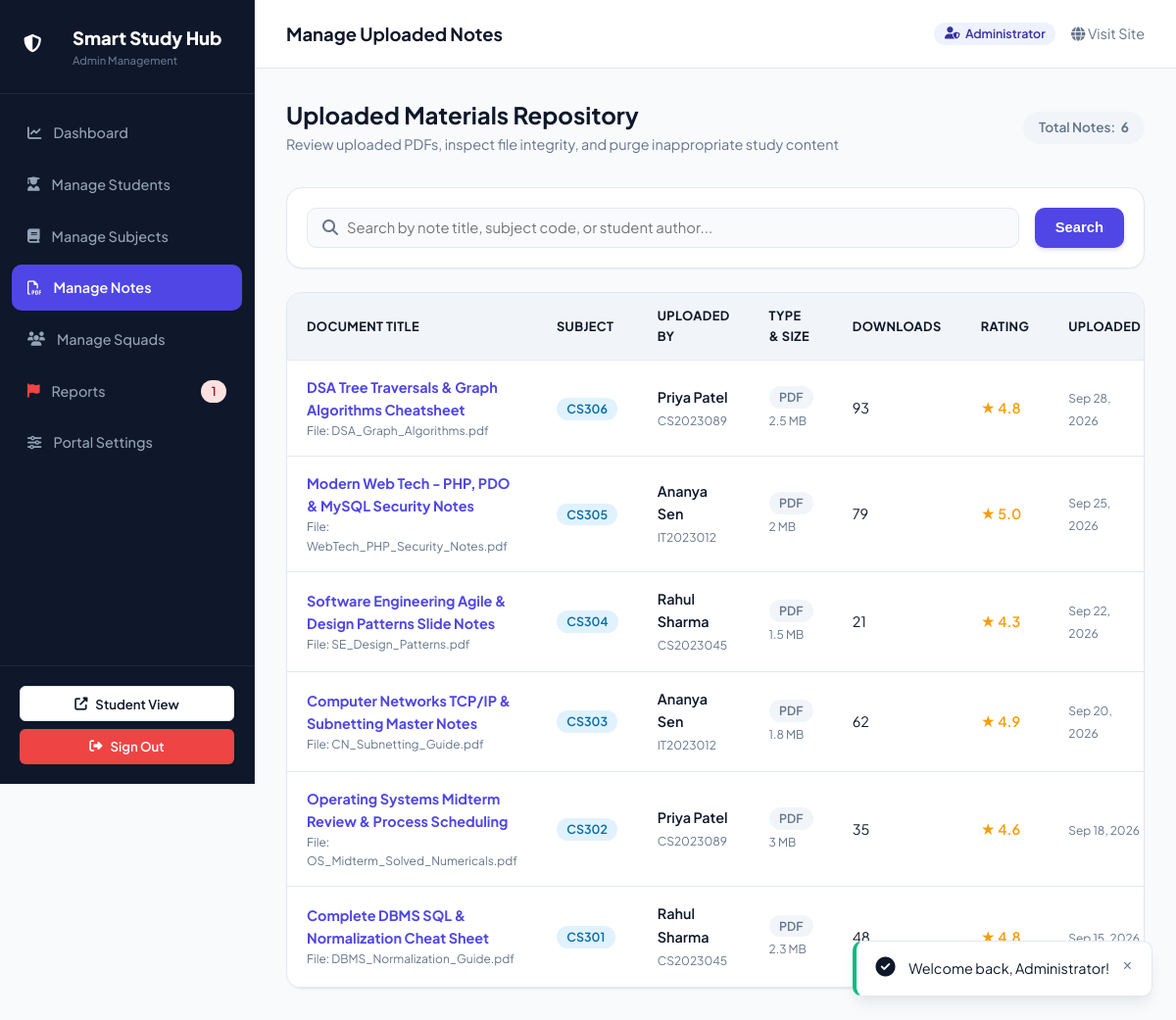
Page /admin/notes.php (signed in) on the committed database.
### tables this page shows
CREATE TABLE IF NOT EXISTS `notes` (
  `id` INT AUTO_INCREMENT PRIMARY KEY,
  `user_id` INT NOT NULL,
  `subject_id` INT NOT NULL,
  `title` VARCHAR(200) NOT NULL,
  `description` TEXT,
  `tags` VARCHAR(255) DEFAULT NULL,
  `file_name` VARCHAR(255) NOT NULL,
  `file_path` VARCHAR(255) NOT NULL,
  `file_type` VARCHAR(50) NOT NULL,
  `file_size` INT NOT NULL,
  `downloads` INT DEFAULT 0,
  `average_rating` DECIMAL(3,2) DEFAULT 0.00,
  `created_at` TIMESTAMP DEFAULT CURRENT_TIMESTAMP,
  INDEX (`user_id`),
  INDEX (`subject_id`),
  CONSTRAINT `fk_notes_user` FOREIGN KEY (`user_id`) REFERENCES `users` (`id`) ON DELETE CASCADE,
  CONSTRAINT `fk_notes_subject` FOREIGN KEY (`subject_id`) REFERENCES `subjects` (`id`) ON DELETE CASCADE
);

CREATE TABLE IF NOT EXISTS `subjects` (
  `id` INT AUTO_INCREMENT PRIMARY KEY,
  `subject_code` VARCHAR(20) NOT NULL UNIQUE,
  `subject_name` VARCHAR(150) NOT NULL,
  `department` VARCHAR(100) NOT NULL,
  `semester` VARCHAR(20) NOT NULL,
  `description` TEXT,
  `created_at` TIMESTAMP DEFAULT CURRENT_TIMESTAMP
);

CREATE TABLE IF NOT EXISTS `users` (
  `id` INT AUTO_INCREMENT PRIMARY KEY,
  `name` VARCHAR(100) NOT NULL,
  `email` VARCHAR(150) NOT NULL UNIQUE,
  `student_id` VARCHAR(50) NOT NULL,
  `department` VARCHAR(100) NOT NULL,
  `semester` VARCHAR(20) NOT NULL,
  `password` VARCHAR(255) NOT NULL,
  `role` ENUM('student', 'admin') DEFAULT 'student',
  `profile_image` VARCHAR(255) DEFAULT 'default_avatar.png',
  `bio` TEXT DEFAULT NULL,
  `status` ENUM('active', 'suspended') DEFAULT 'active',
  `created_at` TIMESTAMP DEFAULT CURRENT_TIMESTAMP
);

### includes/functions.php (called while the page is built, shortened)
<?php
function e(?string $string): string {
    return htmlspecialchars($string ?? '', ENT_QUOTES, 'UTF-8');
}
function formatBytes(int $bytes, int $precision = 1): string {
    $units = ['B', 'KB', 'MB', 'GB', 'TB'];
    $bytes = max($bytes, 0);
    $pow = floor(($bytes ? log($bytes) : 0) / log(1024));
    $pow = min($pow, count($units) - 1);
    $bytes /= (1 << (10 * $pow));
    return round($bytes, $precision) . ' ' . $units[$pow];
}

### admin/notes.php (the view, shortened to what this page needs)
<?php
require_once __DIR__ . '/../includes/functions.php';
require_once __DIR__ . '/header.php';
$pdo = getDBConnection();
$search = trim($_GET['q'] ?? '');
$sql = "
    SELECT n.*, s.subject_code, s.subject_name, u.name as author_name, u.student_id as author_student_id
    FROM notes n
    JOIN subjects s ON n.subject_id = s.id
    JOIN users u ON n.user_id = u.id
    WHERE 1=1
";
$params = [];
$sql .= " ORDER BY n.created_at DESC";
$stmt = $pdo->prepare($sql);
$stmt->execute($params);
$notes = $stmt->fetchAll();
?>
<div style="display: flex; justify-content: space-between; align-items: center; margin-bottom: 2rem;">
    <div>
        <h2 style="font-size: 1.5rem; margin-bottom: 0.25rem;">Uploaded Materials Repository</h2>
        <p class="text-muted" style="font-size: 0.9rem;">Review uploaded PDFs, inspect file integrity, and purge inappropriate study content</p>
    </div>
    <span class="badge badge-neutral" style="padding: 0.5rem 1rem; font-size: 0.85rem;">
        Total Notes: <strong><?= count($notes) ?></strong>
    </span>
</div>
<div class="filter-bar" style="margin-bottom: 1.5rem;">
    <form method="GET" action="<?= BASE_URL ?>/admin/notes.php" style="width: 100%; display: flex; gap: 1rem;">
        <div class="search-input-wrap">
            <i class="fas fa-search"></i>
            <input type="text" name="q" class="search-input" placeholder="Search by note title, subject code, or student author..." value="<?= e($search) ?>">
        </div>
        <button type="submit" class="btn btn-primary">Search</button>
    </form>
</div>
<div class="table-responsive">
    <table class="admin-table">
        <thead>
            <tr>
                <th>Document Title</th>
                <th>Subject</th>
                <th>Uploaded By</th>
                <th>Type & Size</th>
                <th>Downloads</th>
                <th>Rating</th>
                <th>Uploaded</th>
            </tr>
        </thead>
        <tbody>
            <?php if (empty($notes)): ?>
                <tr>
                    <td colspan="8" style="text-align: center; padding: 3rem;" class="text-muted">
                        No notes found matching your search.
                    </td>
                </tr>
            <?php else: ?>
                <?php foreach ($notes as $n): ?>
                    <tr>
                        <td>
                            <div class="font-bold">
                                <a href="<?= BASE_URL ?>/note_details.php?id=<?= $n['id'] ?>" target="_blank"><?= e($n['title']) ?></a>
                            </div>
                            <div class="text-muted" style="font-size: 0.75rem;">
                                File: <?= e($n['file_name']) ?>
                            </div>
                        </td>
                        <td>
                            <span class="badge badge-secondary"><?= e($n['subject_code']) ?></span>
                        </td>
                        <td>
                            <div class="font-semibold"><?= e($n['author_name']) ?></div>
                            <small class="text-muted"><?= e($n['author_student_id']) ?></small>
                        </td>
                        <td>
                            <span class="badge badge-neutral"><?= strtoupper(e($n['file_type'])) ?></span>
                            <small class="text-muted"><?= formatBytes((int)$n['file_size']) ?></small>
                        </td>
                        <td><?= $n['downloads'] ?></td>
                        <td>
                            <span class="text-warning font-semibold">★ <?= number_format((float)$n['average_rating'], 1) ?></span>
                        </td>
                        <td><small class="text-muted"><?= date('M d, Y', strtotime($n['created_at'])) ?></small></td>
                    </tr>
                <?php endforeach; ?>
            <?php endif; ?>
        </tbody>
    </table>
</div>
<?php require_once __DIR__ . '/footer.php'; ?>

### assets/css/style.css (style rules this page uses)
:root { --primary: #4f46e5; --primary-hover: #4338ca; --primary-light: #eef2ff; --primary-dark: #3730a3; --secondary: #0ea5e9; --secondary-light: #e0f2fe; --accent: #10b981; --accent-light: #ecfdf5; --warning: #f59e0b; --warning-light: #fef3c7; --danger: #ef4444; --danger-light: #fee2e2; --bg-main: #f8fafc; --bg-card: #ffffff; --bg-subtle: #f1f5f9; --border: #e2e8f0; --border-focus: #818cf8; --text-main: #0f172a; --text-muted: #64748b; --text-light: #94a3b8; --text-white: #ffffff; --radius-sm: 6px; --radius-md: 10px; --radius-lg: 16px; --radius-xl: 24px; --radius-full: 9999px; --shadow-sm: 0 1px 2px 0 rgba(15, 23, 42, 0.05); --shadow-md: 0 4px 6px -1px rgba(15, 23, 42, 0.07), 0 2px 4px -2px rgba(15, 23, 42, 0.05); --shadow-lg: 0 10px 15px -3px rgba(15, 23, 42, 0.08), 0 4px 6px -4px rgba(15, 23, 42, 0.04); --shadow-xl: 0 20px 25px -5px rgba(15, 23, 42, 0.1), 0 8px 10px -6px rgba(15, 23, 42, 0.05); --transition: all 0.2s cubic-bezier(0.16, 1, 0.3, 1); }
*, *::before, *::after { box-sizing: border-box; margin: 0; padding: 0; }
body { font-family: 'Plus Jakarta Sans', -apple-system, BlinkMacSystemFont, 'Segoe UI', Roboto, sans-serif; background-color: var(--bg-main); color: var(--text-main); line-height: 1.6; min-height: 100vh; display: flex; flex-direction: column; -webkit-font-smoothing: antialiased; }
a { color: var(--primary); text-decoration: none; transition: var(--transition); }
h1, h2, h3, h4, h5, h6 { font-weight: 700; line-height: 1.25; color: var(--text-main); }
.text-muted { color: var(--text-muted); }
.text-warning { color: var(--warning); }
.font-semibold { font-weight: 600; }
.font-bold { font-weight: 700; }
.btn { display: inline-flex; align-items: center; justify-content: center; gap: 0.5rem; padding: 0.65rem 1.25rem; font-size: 0.925rem; font-weight: 600; border-radius: var(--radius-md); border: 1px solid transparent; cursor: pointer; transition: var(--transition); text-align: center; white-space: nowrap; }
.btn-primary { background-color: var(--primary); color: var(--text-white); box-shadow: 0 2px 4px rgba(79, 70, 229, 0.2); }
.badge { display: inline-flex; align-items: center; gap: 0.35rem; padding: 0.25rem 0.65rem; font-size: 0.775rem; font-weight: 600; border-radius: var(--radius-full); line-height: 1.2; }
.badge-secondary { background-color: var(--secondary-light); color: #0369a1; }
.badge-neutral { background-color: var(--bg-subtle); color: var(--text-muted); }
.filter-bar { background: var(--bg-card); border: 1px solid var(--border); border-radius: var(--radius-lg); padding: 1.25rem; margin-bottom: 2rem; box-shadow: var(--shadow-sm); display: flex; flex-wrap: wrap; gap: 1rem; align-items: center; }
.search-input-wrap { flex: 1; min-width: 240px; position: relative; }
.search-input-wrap i { position: absolute; left: 1rem; top: 50%; transform: translateY(-50%); color: var(--text-muted); }
.search-input { width: 100%; padding: 0.65rem 1rem 0.65rem 2.5rem; border: 1px solid var(--border); border-radius: var(--radius-md); font-size: 0.925rem; font-family: inherit; transition: var(--transition); background: var(--bg-main); }

### assets/css/admin.css (style rules this page uses)
:root { --admin-sidebar-bg: #0f172a; --admin-sidebar-hover: #1e293b; --admin-sidebar-text: #94a3b8; --admin-sidebar-active: #4f46e5; --admin-content-bg: #f8fafc; }
body.admin-body { background-color: var(--admin-content-bg); min-height: 100vh; display: flex; }
.table-responsive { width: 100%; overflow-x: auto; background: #ffffff; border-radius: var(--radius-lg); border: 1px solid var(--border); box-shadow: var(--shadow-sm); }
.admin-table { width: 100%; border-collapse: collapse; text-align: left; font-size: 0.9rem; }
.admin-table th { background-color: var(--bg-subtle); padding: 0.85rem 1.25rem; font-weight: 700; color: var(--text-main); border-bottom: 1px solid var(--border); font-size: 0.8rem; text-transform: uppercase; letter-spacing: 0.03em; }
.admin-table td { padding: 1rem 1.25rem; border-bottom: 1px solid var(--border); color: var(--text-main); vertical-align: middle; }

### rows in the picture
notes: title "DSA Tree Traversals & Graph Algorithms Cheatsheet", file_name "DSA_Graph_Algorithms.pdf", subject.subject_code "CS306", user.name "Priya Patel", user.student_id "CS2023089", file_type "PDF", file_size "2.5 MB", downloads "93", average_rating "4.8", created_at "Sep 28, 2026"
notes: title "Modern Web Tech - PHP, PDO & MySQL Security Notes", file_name "WebTech_PHP_Security_Notes.pdf", subject.subject_code "CS305", user.name "Ananya Sen", user.student_id "IT2023012", file_type "PDF", file_size "2 MB", downloads "79", average_rating "5.0", created_at "Sep 25, 2026"
notes: title "Software Engineering Agile & Design Patterns Slide Notes", file_name "SE_Design_Patterns.pdf", subject.subject_code "CS304", user.name "Rahul Sharma", user.student_id "CS2023045", file_type "PDF", file_size "1.5 MB", downloads "21", average_rating "4.3", created_at "Sep 22, 2026"
notes: title "Computer Networks TCP/IP & Subnetting Master Notes", file_name "CN_Subnetting_Guide.pdf", subject.subject_code "CS303", user.name "Ananya Sen", user.student_id "IT2023012", file_type "PDF", file_size "1.8 MB", downloads "62", average_rating "4.9", created_at "Sep 20, 2026"
notes: title "Operating Systems Midterm Review & Process Scheduling", file_name "OS_Midterm_Solved_Numericals.pdf", subject.subject_code "CS302", user.name "Priya Patel", user.student_id "CS2023089", file_type "PDF", file_size "3 MB", downloads "35", average_rating "4.6", created_at "Sep 18, 2026"
notes: title "Complete DBMS SQL & Normalization Cheat Sheet", file_name "DBMS_Normalization_Guide.pdf", subject.subject_code "CS301", user.name "Rahul Sharma", user.student_id "CS2023045", file_type "PDF", file_size "2.3 MB", downloads "48", average_rating "4.8", created_at "Sep 15, 2026"

### other values in the picture
$pendingReportsCount "1"
$pageTitle "Manage Uploaded Notes"
$adminUser['name'] "Administrator"
count($notes) "6"
